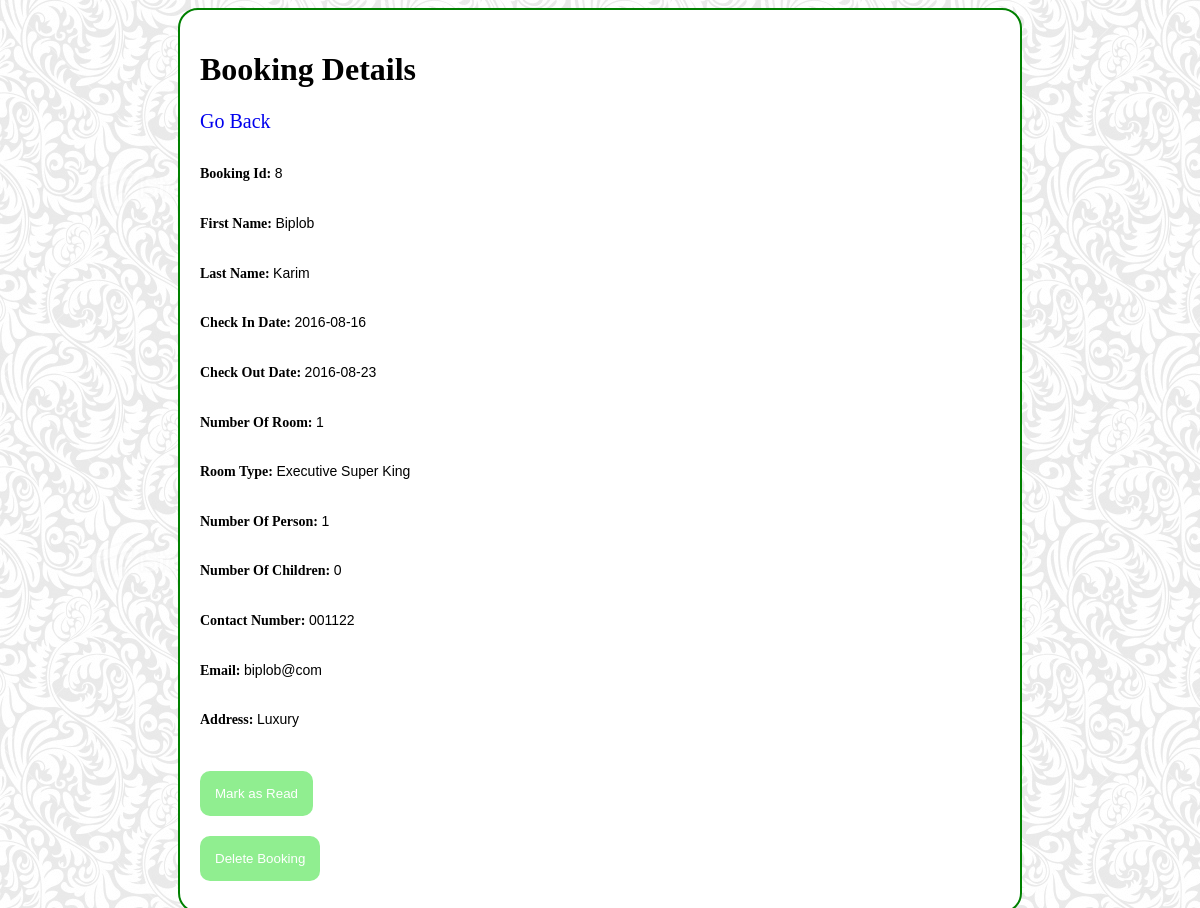
The page /booking_details.php?id=8 (signed in) on the database its author committed.
### tables this page shows
CREATE TABLE IF NOT EXISTS `booking` (
  `id` int(11) NOT NULL AUTO_INCREMENT,
  `check_in_date` date NOT NULL,
  `check_out_date` date NOT NULL,
  `room_type` varchar(100) NOT NULL,
  `no_room` int(11) NOT NULL,
  `no_person` int(11) NOT NULL,
  `no_children` int(11) NOT NULL,
  `name_first` varchar(50) NOT NULL,
  `name_last` varchar(50) NOT NULL,
  `contact_no` varchar(30) NOT NULL,
  `email` varchar(30) NOT NULL,
  `address` varchar(200) NOT NULL,
  `read_status` int(11) NOT NULL DEFAULT '0',
  PRIMARY KEY (`id`),
  UNIQUE KEY `id` (`id`)
);

### booking_details.php (the view, shortened to what this page needs)
<!DOCTYPE html>
<html>
    <head>
    </head>
    <body>
        <div class ="container">
        <h1>Booking Details</h1>
        <a href="admin_home.php">Go Back</a> <br>
        <?php
        $booking_id = $_GET['id'];
        $query = "select * from booking where id=".$booking_id;
        $result = mysql_query($query);
        if ($row = mysql_fetch_assoc($result)) {
        }else {
            header("location: admin_home.php");
        }
         ?>
         <h6>Booking Id:
         <span class="notBold"><?php echo $row['id']; ?></span>
         <br></h6>
         <h6>First Name:
         <span class="notBold"><?php echo $row['name_first'] ?></span>
         </h6>
         <h6>Last Name:
         <span class="notBold"><?php echo $row['name_last'] ?></span>
         </h6>
         <h6>Check In Date:
         <span class="notBold"><?php echo $row['check_in_date']; ?></span>
         </h6>
         <h6>Check Out Date:
         <span class="notBold"><?php echo $row['check_out_date']; ?></span>
         </h6>
         <h6>Number Of Room:
         <span class="notBold"><?php echo $row['no_room']; ?></span>
         </h6>
         <h6>Room Type:
         <span class="notBold"><?php echo $row['room_type']; ?></span>
         </h6>
         <h6>Number Of Person:
         <span class="notBold"><?php echo $row['no_person']; ?></span>
         </h6>
         <h6>Number Of Children:
         <span class="notBold"><?php echo $row['no_children']; ?></span>
         </h6>
         <h6>Contact Number:
         <span class="notBold"><?php echo $row['contact_no']; ?></span>
         </h6>
         <h6>Email:
         <span class="notBold"><?php echo $row['email']; ?></span>
         </h6>
         <h6>Address:
         <span class="notBold"><?php echo $row['address']; ?></span>
         </h6>
         <?php echo '<form action="booking_details.php?id='.$booking_id.'" method="post">'; ?>
             <?php
             if($row['read_status']==0) echo '<input class="pulse" type="submit" name="read_button" value="Mark as Read">';
             ?>
             <br>
             <input class="pulse" type="submit" name="delete_button" value="Delete Booking">
         </form>
     </div>
    </body>
</html>

### booking_details.php (style rules this page uses)
.container { background: white; margin: 0 auto; width: 800px; padding: 20px; border: 2px solid green; border-radius: 20px; }
body { background-image: url("images/tile.jpg"); }
h1 { font-family: 'Lobster', cursive; }
h6 { font-family: 'Lobster', cursive; font-size: 14px; }
a { text-decoration: none; font-size: 20px; }
.notBold { font-family: sans-serif; font-style: normal; font-weight: normal; }
input[type=submit] { border: none; border-radius: 10px; background-color: lightgreen; color: white; padding: 15px; cursor: pointer; margin: 10px; margin-left: 0px; }
.pulse { display: inline-block; -webkit-transform: translateZ(0); -ms-transform: translateZ(0); transform: translateZ(0); box-shadow: 0 0 1px rgba(0, 0, 0, 0); }

### rows shown on the page
booking: id "8", name_first "Biplob", name_last "Karim", check_in_date "2016-08-16", check_out_date "2016-08-23", no_room "1", room_type "Executive Super King", no_person "1", no_children "0", contact_no "001122", email "biplob@com", address "Luxury"
